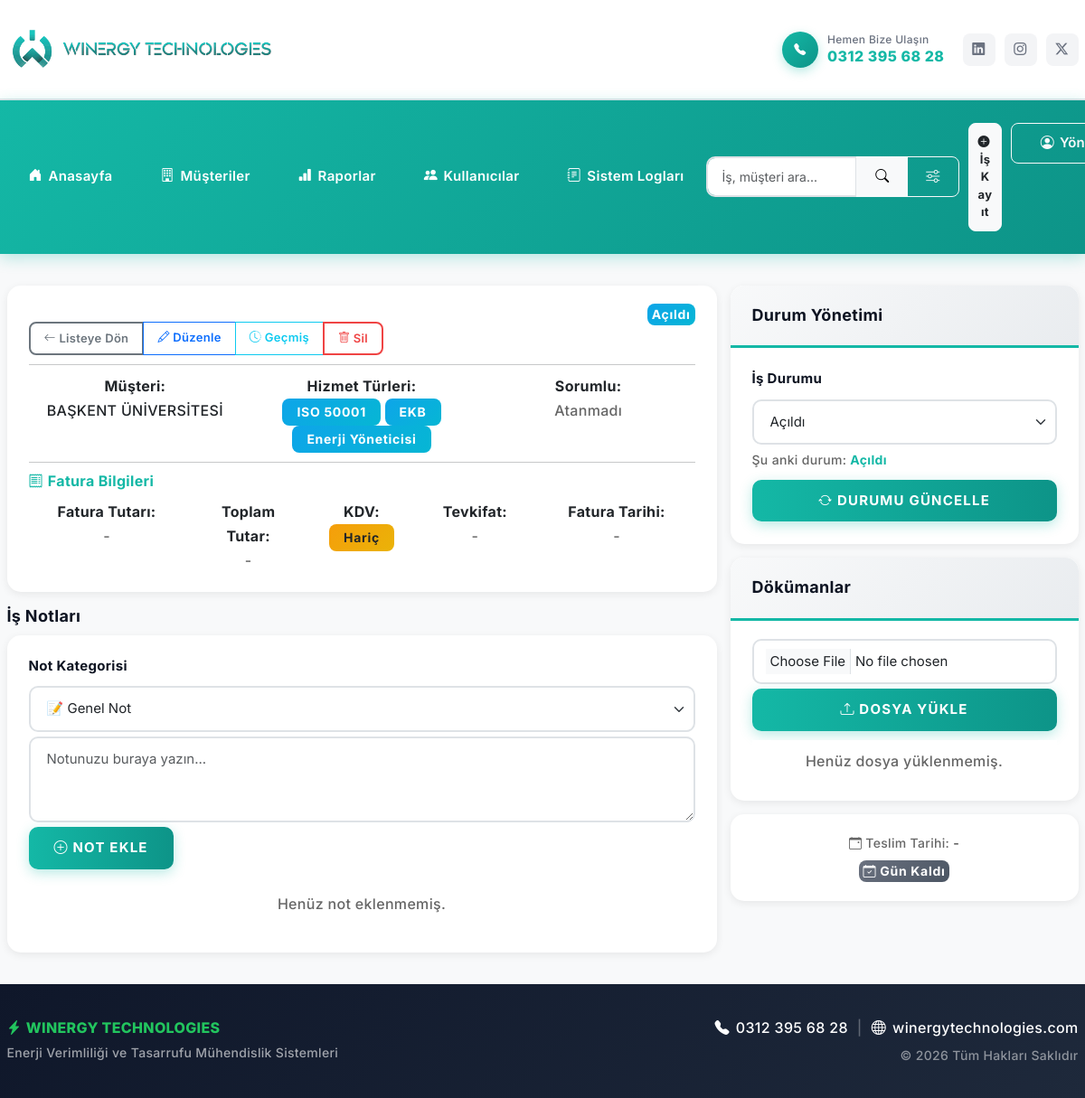
Page /is-detay.php?id=11 (signed in) on the committed database.
### tables this page shows
CREATE TABLE `jobs` (
  `id` int(11) NOT NULL,
  `customer_id` int(11) NOT NULL,
  `service_type` text DEFAULT NULL COMMENT 'JSON array formatında hizmet türleri',
  `title` varchar(255) NOT NULL,
  `description` text DEFAULT NULL,
  `assigned_user_id` int(11) DEFAULT NULL,
  `start_date` date DEFAULT NULL,
  `due_date` date DEFAULT NULL,
  `invoice_amount` decimal(10,2) DEFAULT NULL COMMENT 'Kesilecek Fatura Tutarı',
  `invoice_vat_included` tinyint(1) DEFAULT NULL COMMENT 'KDV Dahil mi? (1: Evet, 0: Hayır)',
  `invoice_date` date DEFAULT NULL COMMENT 'Fatura Tarihi',
  `invoice_total_amount` decimal(10,2) DEFAULT NULL COMMENT 'Toplam Tutar',
  `invoice_withholding` enum('var','yok','belirtilmedi') DEFAULT 'belirtilmedi' COMMENT 'Tevkifat Durumu',
  `status` enum('Açıldı','Çalışılıyor','Beklemede','Tamamlandı','İptal') DEFAULT 'Açıldı',
  `created_by` int(11) DEFAULT NULL,
  `updated_by` int(11) DEFAULT NULL,
  `created_at` timestamp NOT NULL DEFAULT current_timestamp(),
  `updated_at` timestamp NULL DEFAULT NULL ON UPDATE current_timestamp()
);

CREATE TABLE `customers` (
  `id` int(11) NOT NULL,
  `name` varchar(255) NOT NULL,
  `contact_name` varchar(100) DEFAULT NULL,
  `phone` varchar(20) DEFAULT NULL,
  `email` varchar(100) DEFAULT NULL,
  `address` text DEFAULT NULL,
  `created_by` int(11) DEFAULT NULL,
  `updated_by` int(11) DEFAULT NULL,
  `created_at` timestamp NOT NULL DEFAULT current_timestamp(),
  `updated_at` timestamp NULL DEFAULT NULL ON UPDATE current_timestamp()
);

### is-detay.php (the view, shortened to what the rows shown need)
<?php
require_once 'config/db.php';
$id = $_GET['id'] ?? null;
$job = $db->prepare("SELECT j.*, c.name as customer_name, u.name as staff_name, u.role as staff_role,
                    u2.name as updated_by_name, j.updated_at
                    FROM jobs j
                    LEFT JOIN customers c ON j.customer_id = c.id
                    LEFT JOIN users u ON j.assigned_user_id = u.id
                    LEFT JOIN users u2 ON j.updated_by = u2.id
                    WHERE j.id = ?");
$job->execute([$id]);
$jobDetail = $job->fetch(PDO::FETCH_ASSOC);
$jobDetail['status'] = trim($jobDetail['status']);
include 'includes/header.php';
?>
<div class="row">
    <div class="col-md-8">
        <div class="card mb-4 shadow-sm border-0">
            <div class="card-body">
                <div class="d-flex justify-content-between align-items-start mb-3">
                    <div>
                        <div class="btn-group mt-2" role="group">
                        </div>
                    </div>
                    <span class="badge p-2 <?php
                        $current_status = trim($jobDetail['status']);
                        $badge_class = 'bg-secondary';
                        if ($current_status === 'Açıldı') {
                            $badge_class = 'bg-info';
                        } elseif ($current_status === 'Çalışılıyor') {
                            $badge_class = 'bg-warning text-dark';
                        } elseif ($current_status === 'Beklemede') {
                            $badge_class = 'bg-secondary';
                        } elseif ($current_status === 'Tamamlandı') {
                            $badge_class = 'bg-success';
                        } elseif ($current_status === 'İptal') {
                            $badge_class = 'bg-danger';
                        }
                        echo $badge_class;
                    ?>"><?php echo htmlspecialchars($jobDetail['status']); ?></span>
                </div>
                <div class="row text-center">
                    <div class="col-md-4"><strong>Müşteri:</strong> <br> <?php echo htmlspecialchars($jobDetail['customer_name']); ?></div>
                    <div class="col-md-4">
                        <strong>Hizmet Türleri:</strong> <br>
                        <?php
                        $service_types = [];
                        if (!empty($jobDetail['service_type'])) {
                            $service_types = json_decode($jobDetail['service_type'], true);
                        }
                        if (!empty($service_types)) {
                            foreach($service_types as $idx => $service) {
                                echo '<span class="badge bg-info">' . htmlspecialchars($service) . '</span>';
                            }
                        }
                        ?>
                    </div>
                    <div class="col-md-4">
                        <strong>Sorumlu:</strong> <br>
                        <?php if($jobDetail['staff_name']): ?>
                            <?php echo htmlspecialchars($jobDetail['staff_name']); ?>
                            <br><small class="badge bg-secondary"><?php
                                $role_tr = [
                                    'admin' => 'Yönetici',
                                    'operasyon' => 'Operasyon',
                                    'danisman' => 'Danışman'
                                ];
                                echo $role_tr[$jobDetail['staff_role']] ?? $jobDetail['staff_role'];
                            ?></small>
                        <?php else: ?>
                            <span class="text-muted">Atanmadı</span>
                        <?php endif; ?>
                    </div>
                </div>
            </div>
        </div>
    </div>
    <div class="col-md-4">
        <div class="card shadow-sm border-0 mb-4">
            <div class="card-body">
                <form method="POST" accept-charset="UTF-8" onsubmit="return confirm('İş durumunu güncellemek istediğinize emin misiniz?');">
                    <div class="mb-3">
                        <label class="form-label small fw-bold">İş Durumu</label>
                        <select name="status" class="form-select" required onchange="this.style.borderColor='#0d6efd';">
                            <?php
                            $durumlar = ['Açıldı', 'Çalışılıyor', 'Beklemede', 'Tamamlandı', 'İptal'];
                            $current_status = trim($jobDetail['status']);
                            foreach($durumlar as $d): ?>
                                <option value="<?php echo $d; ?>" <?php echo $current_status === $d ? 'selected' : ''; ?>>
                                    <?php echo $d; ?>
                                </option>
                            <?php endforeach; ?>
                        </select>
                        <small class="text-muted d-block mt-2">
                            Şu anki durum: <strong class="text-primary"><?php echo htmlspecialchars($jobDetail['status']); ?></strong>
                        </small>
                    </div>
                </form>
            </div>
        </div>
    </div>
</div>
<?php include 'includes/footer.php'; ?>

### rows in the picture
jobs: status "Açıldı", customer.name "BAŞKENT ÜNİVERSİTESİ", service_type "ISO 50001", service_type "EKB", service_type "Enerji Yöneticisi"
